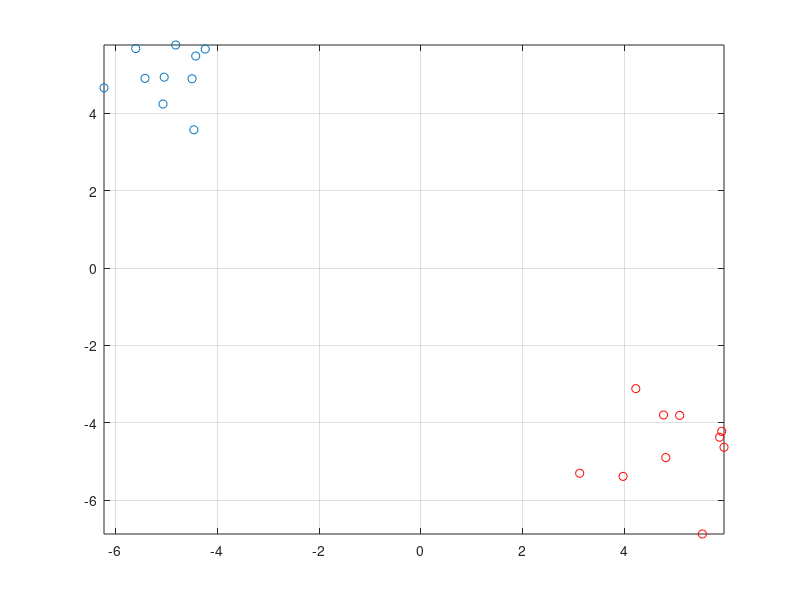

Source code (MATLAB): (Note: this script raises an error after producing the figure.)
%% Logistic regression as a binary classifier
% Caution - labels are either 0 or 1

clear all; close all; clc; rng('default')

figure % figure 1

% generate data
n=20; % number of training set
m=floor(n/2); % number of negative set 
x=zeros(n,2); 
x(1:m,:)=randn(m,2)+repmat([-5 5],n-m,1); % features of negative set 
x(m+1:n,:)=randn(n-m,2)+repmat([5 -5],n-m,1); % features of positive set
y=zeros(n,1); % labels of negative set   
y(m+1:n,1)=ones(n-m,1); % labels of positive set 
A=[ones(n,1) x]; % design matrix
plot(x(1:m,1),x(1:m,2),'o',x(m+1:n,1),x(m+1:n,2),'or'); hold on; grid on
x_min=min(x);
x_max=max(x);
axis([x_min(1) x_max(1) x_min(2) x_max(2)])

% optimization
N_Features=size(A,2); % number of features including 1
initial_th=zeros(N_Features,1); % initial theta
options=optimset('GradObj','on','MaxIter',1000);
final_th=fmincg(@(th)cost(th,A,y),initial_th,options);

% decison boundary
c=final_th 
x1p=[x_min(1) x_max(1)];
x2p=(-c(1)-c(2)*x1p)./c(3);
plot(x1p,x2p,'-b'); hold on
pause(1)

%% Optimal margin classifier - Quadratic program formulation
% Caution - labels are either -1 or 1

% min \f{1}{2}x'*H*x+f'*x
H=diag([0 1 1]); 
f=[0; 0; 0];
% subject to A*x \le b
A=[ones(n,1) x]; % design matrix
y_plus_minus=y;
y_plus_minus(y==0)=-1; % Caution - labels are either -1 or 1
B=repmat(y_plus_minus,[1 3]);
A_ineq=-1*repmat(y_plus_minus,[1 3]).*A;
b_ineq=-1*ones(n,1);
% quadratic programing
final_th2=quadprog(H,f,A_ineq,b_ineq);

% decison boundary
c2=final_th2 
x1p=[x_min(1) x_max(1)];
x2p=(-c2(1)-c2(2)*x1p)./c2(3);
plot(x1p,x2p,'-r'); hold on
pause(1)

% report distance of positive and negative inputs from decison boundary
d=(y_plus_minus.*(A*final_th2))/sqrt(final_th2(2)^2+final_th2(3)^2);
d1=min(abs(d(1:m))) % distance of negative inputs from decison boundary 
d2=min(abs(d(m+1:end))) % distance of positive inputs from decison boundary

%% Optimal margin classifier - dual formulation
% Caution - labels are either -1 or 1

% min \f{1}{2}x'*H*x+f'*x
A=[ones(n,1) x]; % design matrix
A_temp=A(:,2:end);
Part_1=A_temp*A_temp';
y_plus_minus=y;
y_plus_minus(y==0)=-1; % Caution - labels are either -1 or 1
Part_2=y_plus_minus*y_plus_minus';
H=Part_1.*Part_2; %+10^(-10)*eye(n); % regularization +e-10*eye(n) 
f=-ones(1,n);
% subject to A*x \le b
A_ineq=(-1)*eye(n);
b_ineq=zeros(n,1);
% subject to A_eq*x = b_eq
A_eq=y_plus_minus';
b_eq=0;
% options
options=optimset('MaxIter',2000);
% quadratic programing - dual
[al,~,exitflag]=quadprog(H,f,A_ineq,b_ineq,A_eq,b_eq,[],[],[],options);
% back to original
final_th3=sum(repmat(al,[1 2]).*repmat(y_plus_minus,[1 2]).*x)';
Part_1=max(x(1:m,:)*final_th3);
Part_2=min(x(m+1:end,:)*final_th3);
b_star=-(Part_1+Part_2)/2; 
final_th3=[b_star;final_th3];

% decison boundary
c3=final_th3 
x1p=[x_min(1) x_max(1)];
x2p=(-c3(1)-c3(2)*x1p)./c3(3);
plot(x1p,x2p,'-g'); hold on
pause(1)

% support vector
support_vector_indicator=(al>10^(-6));
support_vector=A_temp(support_vector_indicator,:)
support_al=al(support_vector_indicator,:);
support_y_plus_minus=y_plus_minus(support_vector_indicator,:);
plot(support_vector(:,1),support_vector(:,2),'*g'); hold on
pause(1)

% report distance of positive and negative inputs from decison boundary
d_dual=(y_plus_minus.*(A*final_th3))/sqrt(final_th3(2)^2+final_th3(3)^2);
d3=min(abs(d_dual(1:m))) % distance of negative inputs from decison boundary 
d4=min(abs(d_dual(m+1:end))) % distance of positive inputs from decison boundary

%% decison boundary via support vector

xmin=min(x);
xmax=max(x);
x1p=xmin(1):0.1:xmax(1);
x2p=xmin(2):0.1:xmax(2);
[X1P X2P]=meshgrid_Lee(x1p,x2p);
X=[X1P(:) X2P(:)];
sign_decison_boundary=sum((repmat(support_al.*support_y_plus_minus,[1 2]).*support_vector)*X')+final_th3(1);
sign_decison_boundary=sign_decison_boundary';
classification=sign(sign_decison_boundary);

%% class 1

plot(X1P(classification==1),X2P(classification==1),'.r','MarkerSize',6);
pause(1)

%% class -1

plot(X1P(classification==-1),X2P(classification==-1),'.','MarkerSize',6);
pause(1)

%% Optimal margin classifier - kernel formulation
% Caution - labels are either -1 or 1

figure % figure 2

plot(x(1:m,1),x(1:m,2),'o',x(m+1:n,1),x(m+1:n,2),'or'); hold on; grid on
x_min=min(x);
x_max=max(x);
axis([x_min(1) x_max(1) x_min(2) x_max(2)])
pause(1)

% min \f{1}{2}x'*H*x+f'*x
A=[ones(n,1) x]; % design matrix
A_temp=A(:,2:end);
% Kernel choice -----------------------------------------------------------
% Kernel = @(x_i,x_k) x_i*x_k'; % Usual kernel  
c=0; d=6; Kernel = @(x_i,x_k) (c+x_i*x_k')^d; % Polynomial kernel
% sigma=3; Kernel = @(x_i,x_k) exp(-sum((x_i-x_k).^2)/(2*sigma^2)); % Gaussian kernel  
% a=1; b=1; Kernel = @(x_i,x_k) tanh(a*x_i*x_k'+b); % Sigmoid kernel
% Kernel choice -----------------------------------------------------------
%Part_1=A_temp*A_temp'; % If usual kernel used, use this instead of below 6 lines
Part_1=zeros(n,n);
for i=1:n
    for j=1:n
        Part_1(i,j)=Kernel(A_temp(i,:),A_temp(j,:));
    end
end
y_plus_minus=y;
y_plus_minus(y==0)=-1; % Caution - labels are either -1 or 1
Part_2=y_plus_minus*y_plus_minus';
H=Part_1.*Part_2; %+10^(-10)*eye(n); % regularization +e-10*eye(n) 
f=-ones(1,n);
% subject to A*x \le b
A_ineq=(-1)*eye(n);
b_ineq=zeros(n,1);
% subject to A_eq*x = b_eq
A_eq=y_plus_minus';
b_eq=0;
% options
options=optimset('MaxIter',2000);
% quadratic programing - dual
[al,~,exitflag]=quadprog(H,f,A_ineq,b_ineq,A_eq,b_eq,[],[],[],options);
% back to original
support_vector_indicator=(al>10^(-6));
support_vector=A_temp(support_vector_indicator,:)
support_al=al(support_vector_indicator,:);
support_y_plus_minus=y_plus_minus(support_vector_indicator,:);
plot(support_vector(:,1),support_vector(:,2),'*g'); hold on
pause(1)
b_star=0;
for i=1:length(support_al)
    temp=0;
    for j=1:length(support_al)
        temp=temp+support_al(j)*support_y_plus_minus(j)*Kernel(support_vector(j,:),support_vector(i,:));
    end
    b_star=b_star+(1/support_y_plus_minus(i))-temp;
end
b_star=b_star/length(support_al);

%% decison boundary via support vector

xmin=min(x);
xmax=max(x);
x1p=xmin(1):0.1:xmax(1);
x2p=xmin(2):0.1:xmax(2);
[X1P X2P]=meshgrid_Lee(x1p,x2p);
X=[X1P(:) X2P(:)];
sign_decison_boundary=zeros(length(X),1);
for i=1:length(sign_decison_boundary)
    x_temp=X(i,:);
    temp=0;
    for j=1:length(support_al)
        temp=temp+support_al(j)*support_y_plus_minus(j)*Kernel(support_vector(j,:),x_temp);
    end
    sign_decison_boundary(i)=temp+b_star;
end
classification=sign(sign_decison_boundary);

%% class 1

plot(X1P(classification==1),X2P(classification==1),'.r','MarkerSize',6);
pause(1)

%% class -1

plot(X1P(classification==-1),X2P(classification==-1),'.','MarkerSize',6);
pause(1)

%% Optimal margin classifier - SVM
% Caution - labels are either -1 or 1

figure % figure 3

plot(x(1:m,1),x(1:m,2),'o',x(m+1:n,1),x(m+1:n,2),'or'); hold on; grid on
x_min=min(x);
x_max=max(x);
axis([x_min(1) x_max(1) x_min(2) x_max(2)])
pause(1)

% min \f{1}{2}x'*H*x+f'*x
A=[ones(n,1) x]; % design matrix
A_temp=A(:,2:end);
% Kernel choice -----------------------------------------------------------
% Kernel = @(x_i,x_k) x_i*x_k'; % Usual kernel  
c=0; d=6; Kernel = @(x_i,x_k) (c+x_i*x_k')^d; % Polynomial kernel
% sigma=3; Kernel = @(x_i,x_k) exp(-sum((x_i-x_k).^2)/(2*sigma^2)); % Gaussian kernel  
% a=1; b=1; Kernel = @(x_i,x_k) tanh(a*x_i*x_k'+b); % Sigmoid kernel
% Kernel choice -----------------------------------------------------------
%Part_1=A_temp*A_temp'; % If usual kernel used, use this instead of below 6 lines
Part_1=zeros(n,n);
for i=1:n
    for j=1:n
        Part_1(i,j)=Kernel(A_temp(i,:),A_temp(j,:));
    end
end
y_plus_minus=y;
y_plus_minus(y==0)=-1; % Caution - labels are either -1 or 1
Part_2=y_plus_minus*y_plus_minus';
H=Part_1.*Part_2; %+10^(-10)*eye(n); % regularization +e-10*eye(n) 
H=[H zeros(n,n); zeros(n,n) zeros(n,n)];
f=-ones(1,n);
f=[f zeros(1,n)];
Constant=0.1;
% subject to A*x \le b
% (-1)*[eye(n,n) zeros(n,n)]	zeros(n,1)          % al_i \ge 0
% [eye(n,n) zeros(n,n)]       Constant*ones(n,1)	% al_i \le Constant
A_ineq=[(-1)*[eye(n,n) zeros(n,n)]; [eye(n,n) zeros(n,n)]];
b_ineq=[zeros(n,1); Constant*ones(n,1)];
% subject to A_eq*x = b_eq
% [y_plus_minus' zeros(1,n)]	0                   % (12.11) of Elements of Statistical Learning
% [eye(n,n) eye(n,n)]         Constant*ones(n,1)	% (12.12) of Elements of Statistical Learning
A_eq=[[y_plus_minus' zeros(1,n)]; [eye(n,n) eye(n,n)]];
b_eq=[0; Constant*ones(n,1)];
% options
options=optimset('MaxIter',2000);
% quadratic programing - dual
[al_temp,~,exitflag]=quadprog(H,f,A_ineq,b_ineq,A_eq,b_eq,[],[],[],options);
% back to original
al=al_temp(1:n,:);
mu=al_temp(n+1:end,:);
%support_vector_indicator=(al>10^(-6)&al<Constant-10^(-6));
support_vector_indicator=(al>10^(-6));
support_vector=A_temp(support_vector_indicator,:)
support_al=al(support_vector_indicator,:);
support_y_plus_minus=y_plus_minus(support_vector_indicator,:);
plot(support_vector(:,1),support_vector(:,2),'*g'); hold on
pause(1)
b_star=0;
for i=1:length(support_al)
    temp=0;
    for j=1:length(support_al)
        temp=temp+support_al(j)*support_y_plus_minus(j)*Kernel(support_vector(j,:),support_vector(i,:));
    end
    b_star=b_star+(1/support_y_plus_minus(i))-temp;
end
b_star=b_star/length(support_al);

%% decison boundary via support vector

xmin=min(x);
xmax=max(x);
x1p=xmin(1):0.1:xmax(1);
x2p=xmin(2):0.1:xmax(2);
[X1P X2P]=meshgrid_Lee(x1p,x2p);
X=[X1P(:) X2P(:)];
sign_decison_boundary=zeros(length(X),1);
for i=1:length(sign_decison_boundary)
    x_temp=X(i,:);
    temp=0;
    for j=1:length(support_al)
        temp=temp+support_al(j)*support_y_plus_minus(j)*Kernel(support_vector(j,:),x_temp);
    end
    sign_decison_boundary(i)=temp+b_star;
end
classification=sign(sign_decison_boundary);

%% class 1

plot(X1P(classification==1),X2P(classification==1),'.r','MarkerSize',6);
pause(1)

%% class -1

plot(X1P(classification==-1),X2P(classification==-1),'.','MarkerSize',6);
pause(1)

